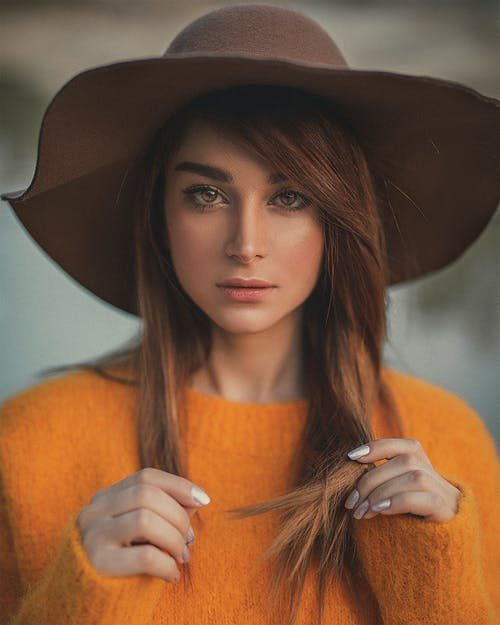
#> input picture chapter 6/face1.jpeg, 500 x 625 px
$ python FaceEye.py
#> lines starting #> are read from the running program, lines starting #| are printed output that depends on the picture; after the words box and inside, x2 and y2 are one past the last pixel; in counts of white or black regions, pixels touching at a corner belong together
#Example 6.3 OpenCV Faces and Eyes detection
import cv2
img = cv2.imread('face1.jpeg')
#> img is the input picture: shape (625, 500, 3); mean B, G, R 61.6, 85.5, 120.1
faceCascade = cv2.CascadeClassifier('haarcascade_frontalface_default.xml')
eyeCascade = cv2.CascadeClassifier('haarcascade_eye.xml')

gray =cv2.cvtColor(img, cv2.COLOR_BGR2GRAY)
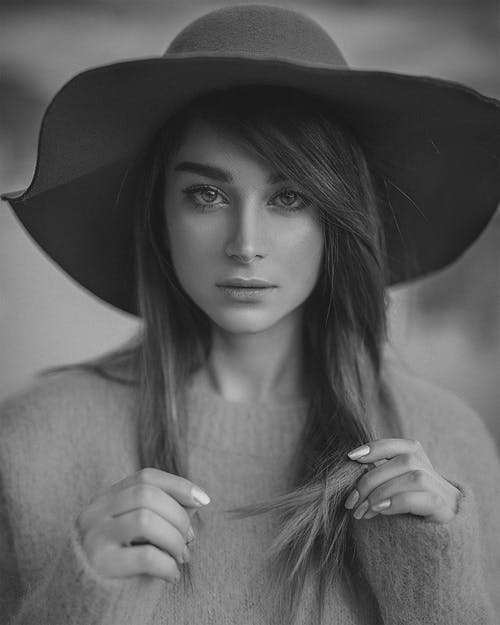
#> gray: shape (625, 500); min 8, max 234, mean 93.1
faces = faceCascade.detectMultiScale(
    gray,
    scaleFactor=1.3,
    minNeighbors=5,
    minSize=(30, 30)
)
#> faces = [[141, 122, 212, 212]]

for (x,y,w,h) in faces:
    cv2.rectangle(img,(x,y),(x+w,y+h),(255,255,0),2)
    cv2.putText(img,'face', (x + 10, y + 10), cv2.FONT_HERSHEY_SIMPLEX, 1, (255,0,255), 2)
    face_gray = gray[y:y+h, x:x+w]
    face_color = img[y:y+h, x:x+w]

    eyes = eyeCascade.detectMultiScale(
        face_gray,
        scaleFactor= 1.1,
        minNeighbors=10,
        minSize=(10, 10),
    )

    for (ex, ey, ew, eh) in eyes:
        cv2.rectangle(face_color, (ex, ey), (ex + ew, ey + eh), (0, 255, 0), 2)
#> this loop made 1 pass
#> (x, y, w, h, eyes) on pass 1: (141, 122, 212, 212, [[38, 45, 56, 56], [120, 54, 48, 48]])
#> pass 1, `face_gray = gray[y:y+h, x:x+w]`:
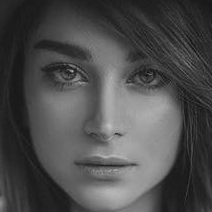
#> face_gray: shape (212, 212); min 8, max 192, mean 76.4
#> pass 1, `face_color = img[y:y+h, x:x+w]`:
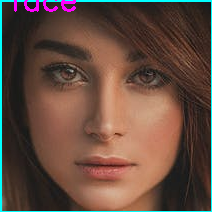
#> face_color: shape (212, 212, 3); mean B, G, R 63.1, 74.6, 98.5
#> after the loop:
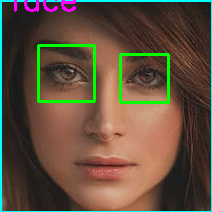
#> face_color: shape (212, 212, 3); 2.76% of pixels changed, all inside (x1, y1, x2, y2) = (37, 44, 170, 104)
#> after the loop:
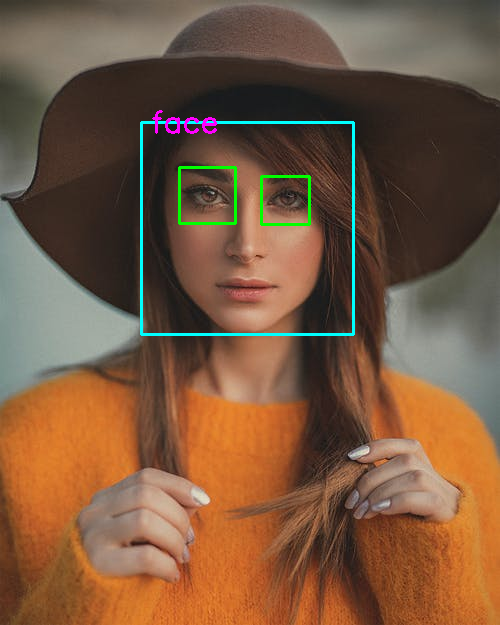
#> img: shape (625, 500, 3); 1.34% of pixels changed, all inside (x1, y1, x2, y2) = (140, 110, 355, 336)

cv2.imshow('face', img)
cv2.waitKey(0)

$ run again, with chapter 6/face0.jpeg copied over chapter 6/face1.jpeg
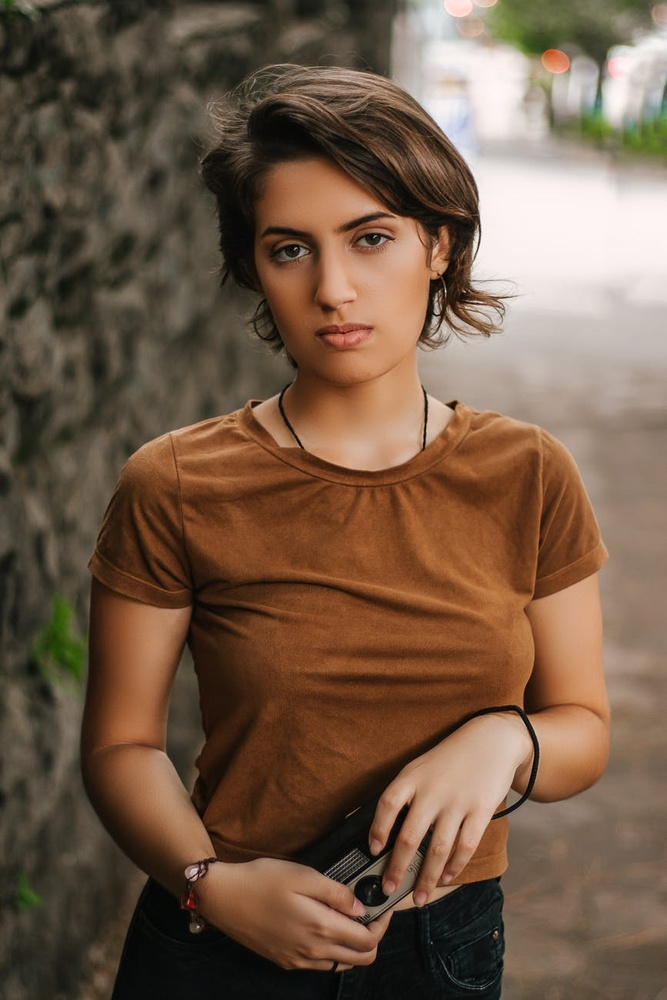
#> input picture chapter 6/face0.jpeg, 667 x 1000 px, shrunk from 867 x 1300 before the run
#> img is the input picture: shape (1000, 667, 3); mean B, G, R 71.2, 90.7, 114.5
#> faces = [[80, 708, 108, 108], [229, 169, 199, 199]]
#> the loop `for (x,y,w,h) in faces:` made 2 passes
#> after the loop `for (x,y,w,h) in faces:`:
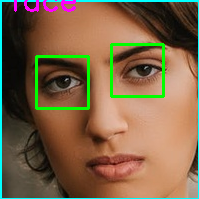
#> face_color: shape (199, 199, 3); mean B, G, R 71.6, 100.5, 124.3
#> after the loop `for (x,y,w,h) in faces:`:
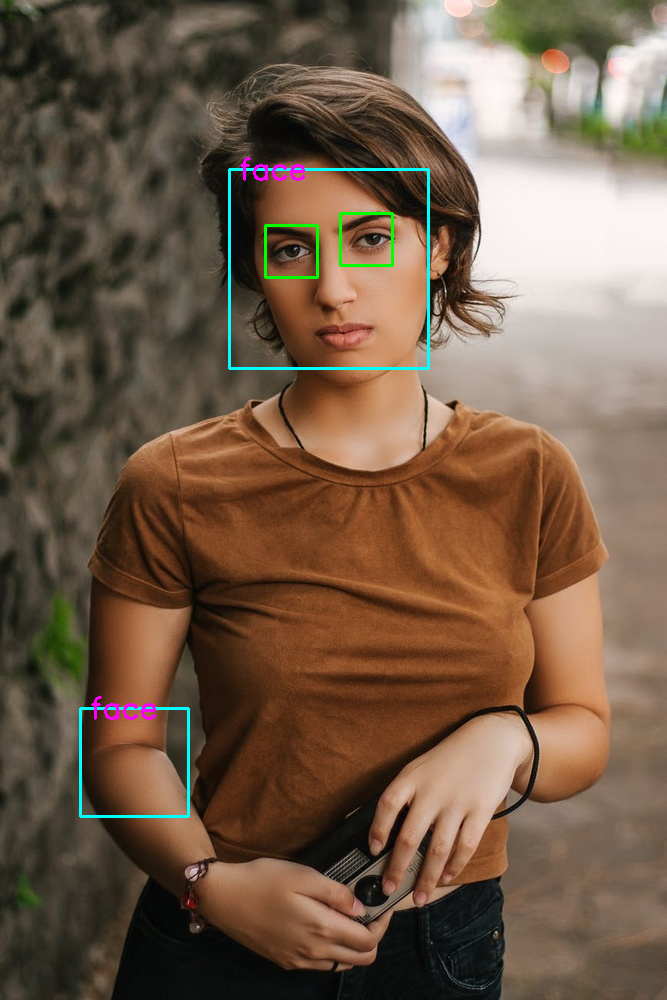
#> img: shape (1000, 667, 3); 0.86% of pixels changed, all inside (x1, y1, x2, y2) = (79, 157, 430, 818)

$ run again, with chapter 6/face10.jpeg copied over chapter 6/face1.jpeg
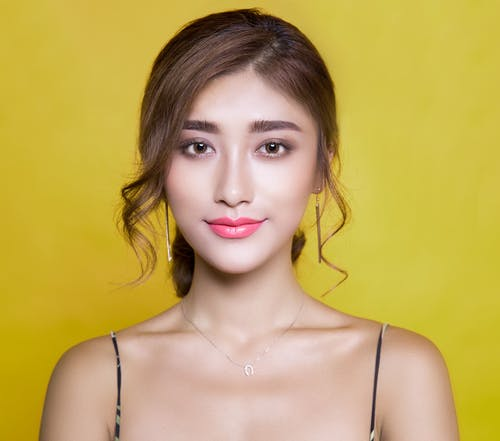
#> input picture chapter 6/face10.jpeg, 500 x 441 px
#> img is the input picture: shape (441, 500, 3); mean B, G, R 91, 168.3, 194.8
#> faces = [[142, 75, 190, 190]]
#> the loop `for (x,y,w,h) in faces:` made 1 pass
#> (x, y, w, h, eyes) on pass 1: (142, 75, 190, 190, [[32, 51, 45, 45], [104, 48, 50, 50]])
#> after the loop `for (x,y,w,h) in faces:`:
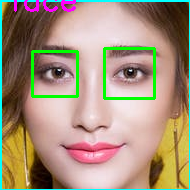
#> face_color: shape (190, 190, 3); mean B, G, R 123.4, 146.7, 164.9
#> after the loop `for (x,y,w,h) in faces:`:
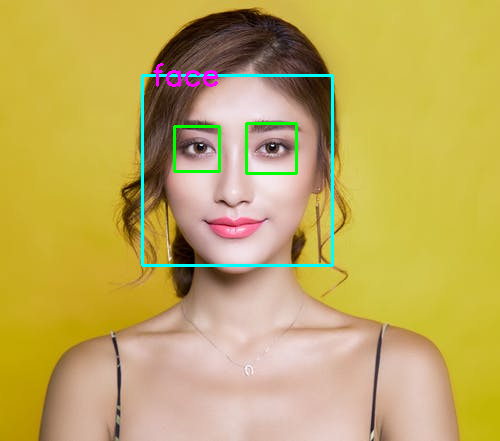
#> img: shape (441, 500, 3); 1.74% of pixels changed, all inside (x1, y1, x2, y2) = (141, 63, 334, 267)

$ run again, with chapter 6/face2.jpeg copied over chapter 6/face1.jpeg
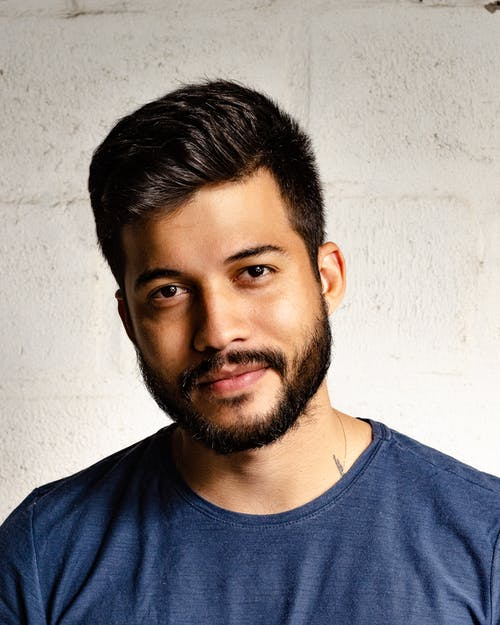
#> input picture chapter 6/face2.jpeg, 500 x 625 px
#> img is the input picture: shape (625, 500, 3); mean B, G, R 139.6, 141.7, 149.8
#> faces = [[98, 184, 238, 238]]
#> the loop `for (x,y,w,h) in faces:` made 1 pass
#> (x, y, w, h, eyes) on pass 1: (98, 184, 238, 238, [[126, 61, 56, 56], [43, 81, 55, 55]])
#> after the loop `for (x,y,w,h) in faces:`:
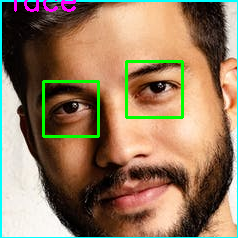
#> face_color: shape (238, 238, 3); mean B, G, R 94.8, 121.9, 146.7
#> after the loop `for (x,y,w,h) in faces:`:
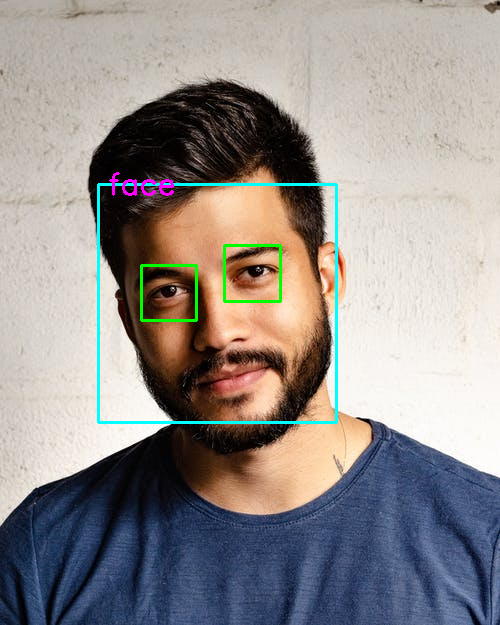
#> img: shape (625, 500, 3); 1.47% of pixels changed, all inside (x1, y1, x2, y2) = (97, 172, 338, 424)
